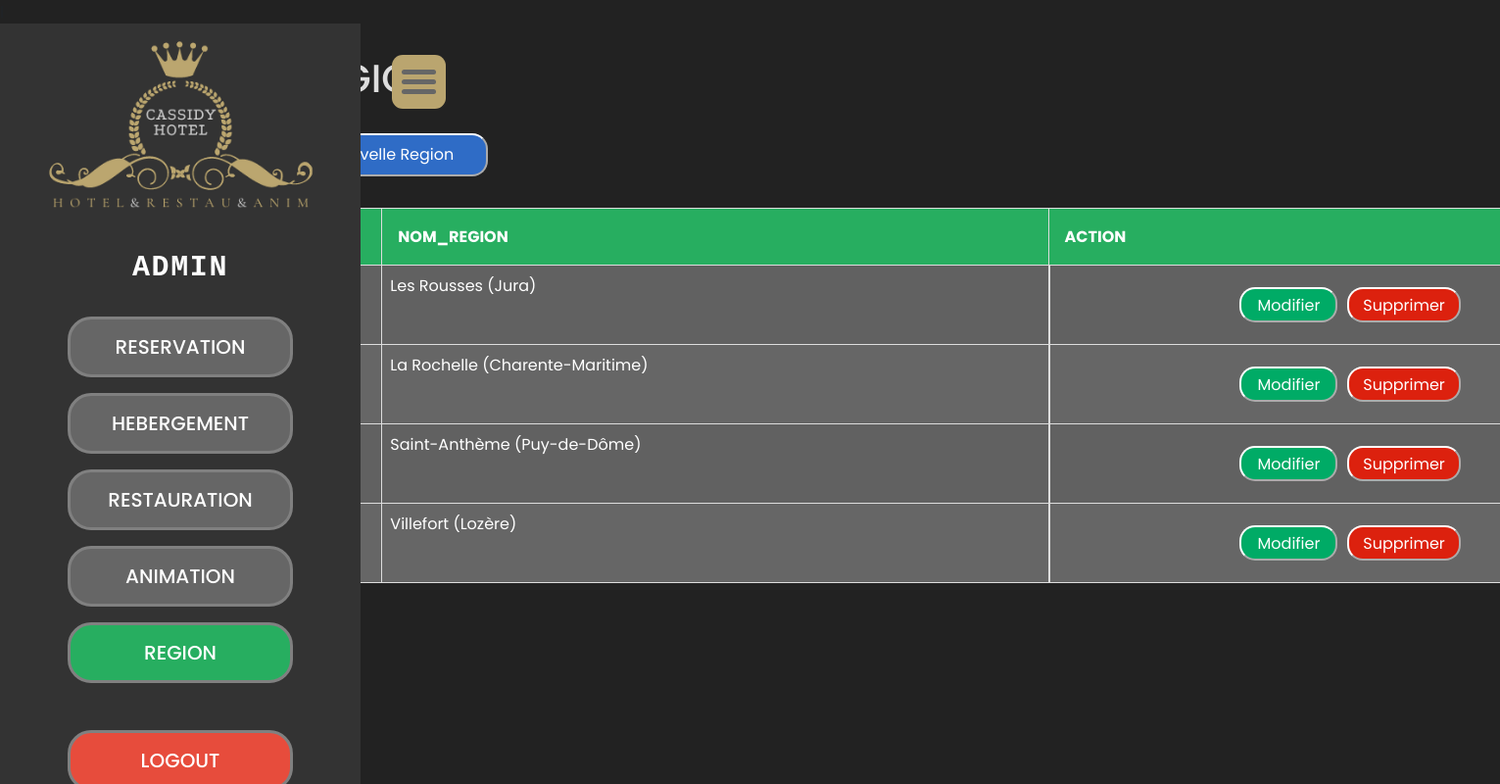
Screenshot of /cvven/Vue/admin_region.php (signed in) with the database file from the repository.
### tables this page shows
CREATE TABLE `Region` (
  `ID` int(11) NOT NULL,
  `Nom_Region` varchar(50) DEFAULT NULL
);

### cvven/Modele/admin_region/region.php (shortened to what this page needs)
<?php
    $database = new Connection();
    $db = $database->open();
    try{
        $sql = 'SELECT * FROM Region';
        foreach ($db->query($sql) as $row) {
        ?>
            <tr>
                <td><?php echo htmlspecialchars($row['ID']); ?></td>
                <td><?php echo htmlspecialchars($row['Nom_Region']); ?></td>
                <td class="td-edit-delete">
                    <a href="#edit_<?php echo htmlspecialchars($row['ID']); ?>" class="btn-edit" data-bs-toggle="modal"> Modifier</a>
                    <a href="#delete_<?php echo htmlspecialchars($row['ID']); ?>" class="btn-delete" data-bs-toggle="modal"> Supprimer</a>
                </td>
            </tr>
        <?php
        }
    }
    catch(PDOException $e){
        echo 'Il y a un problème de connexion :' . $e->getMessage();
    }
?>

### cvven/css/menu.css (style rules this page uses)
:root { --green:#27ae60; --orange:#f39c12; --red:#e74c3c; --black:#333; --light-color:#666; --white:#fff; --light-bg:#f6f6f6; --gray: rgb(173, 170, 170) ; --border:.3rem solid rgba(0, 0, 0, 0.47); --box-shadow:0 .5rem 1rem rgba(0,0,0,.1); }
* { margin: 0; padding: 0; }

### cvven/css/admin.css (style rules this page uses)
:root { --green:#27ae60; --orange:#f39c12; --red:#e74c3c; --black:#333; --blue: #2f6cc6; --green1: #00ab66; --red1:#dc210e; --moreblack: #222; --light-color:#666; --white:#fff; --light-bg:#f6f6f6; --white-light:#f2f2f2; --border:.3rem solid rgba(0, 0, 0, 0.47); --box-shadow:0 .5rem 1rem rgba(0,0,0,.1); }
* { margin: 0; padding: 0; }
html { background-color: var(--moreblack); }
body { background-color: var(--moreblack); }
tr,td { padding: .2rem 3rem; background-color: #666; border: 1px solid #ddd; color: #fff; }
td { height: 4rem; }
td a { color: #fff; background-color: rgba(51, 51, 51, 0.639); text-decoration: none; }
.btn-edit { display: flex; justify-content: center; align-items: center; margin: .3rem; width: 6rem; height: 2rem; background-color: var(--green1); border: 2px outset #fff; border-radius: 1rem; color: #fff; transition: .3s; }
.btn-delete { display: flex; justify-content: center; align-items: center; margin: .3rem; width: 7rem; height: 2rem; background-color: var(--red1); border: 2px outset #fff; border-radius: 1rem; color: #fff; transition: .3s; }
td.td-edit-delete { display: flex; justify-content: center; align-items: center; }

### rows the page displays
region: Nom_Region "Les Rousses (Jura)"
region: Nom_Region "La Rochelle (Charente-Maritime)"
region: Nom_Region "Saint-Anthème (Puy-de-Dôme)"
region: Nom_Region "Villefort (Lozère)"
